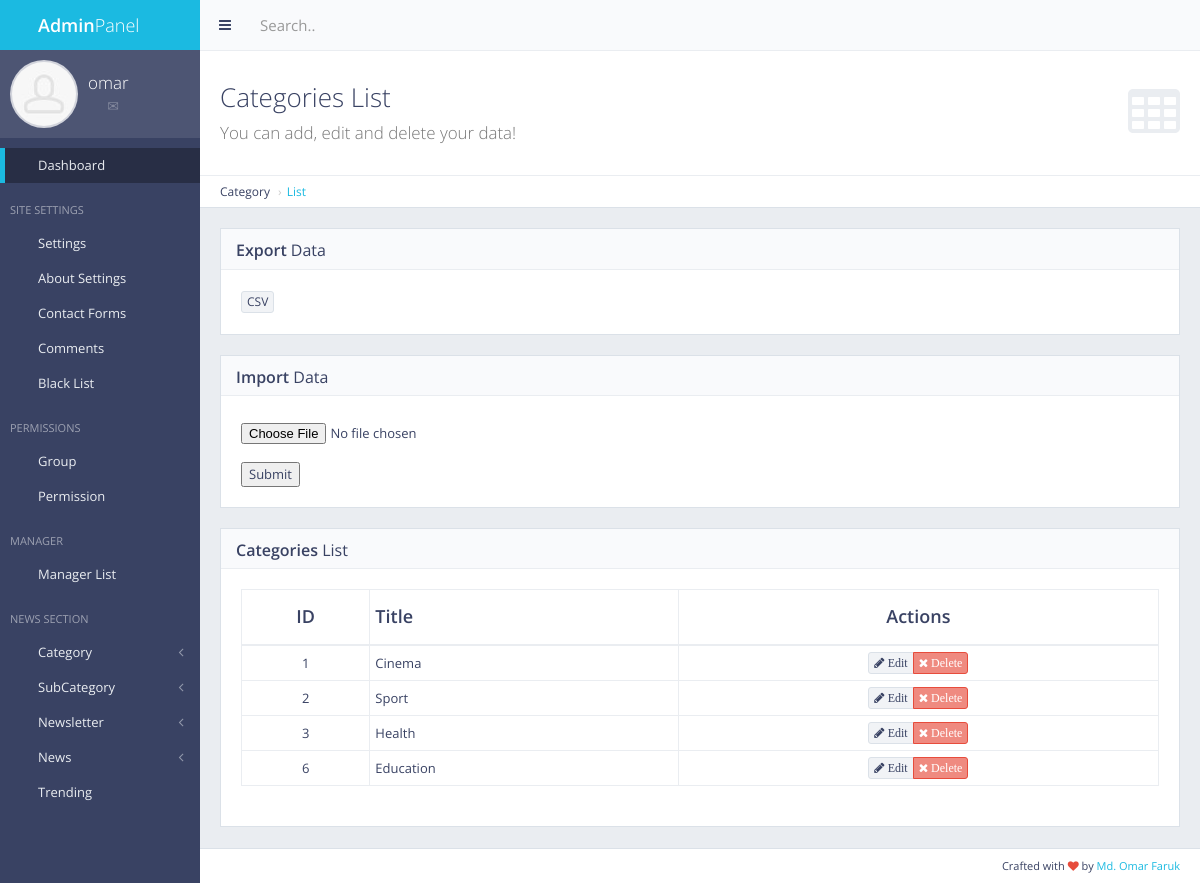
The app's page /panel/category/list/ (signed in) with its own data.
### cat/models.py (models this page shows, shortened)
class Cat(models.Model):
    name = models.CharField(max_length=50)
    count = models.IntegerField(default=0)  # To count how many news contains in an one category

### cat/views.py (the view)
# urls.py: url(r'^panel/category/list/$', views.cat_list, name='cat_list'),  ## For Admin Panel Category List
def cat_list(request):
    if not request.user.is_authenticated:
        return redirect('mylogin')
    cat = Cat.objects.all()
    return render(request, 'back/cat_list.html', {'cat':cat})

### main/templatetags/extra_auth.py (called while the page is built)
@register.filter(name='has_group')
def has_group(user, group_name):
    return user.groups.filter(name=group_name).exists()

### main/templates/back/cat_list.html (shortened to what this page needs)
{% extends 'back/master.html' %}
{% load static %}
{% block mainblock %}
<div class="content-header">
    <div class="header-section">
        <h1>
            <i class="fa fa-table"></i>Categories List<br><small>You can add, edit and delete your data!</small>
        </h1>
    </div>
</div>
<ul class="breadcrumb breadcrumb-top">
    <li>Category</li>
    <li><a href="/panel/category/list/">List</a></li>
</ul>
<div class="block full">
    <div class="block-title">
        <h2><strong>Export</strong> Data</h2>
    </div>
    <div class="table-responsive">
        <a href="{% url 'export_cat_csv' %}" data-toggle="tooltip" title="Export csv file" class="btn btn-xs btn-default"> CSV</a>
    </div>
</div>
<div class="block full">
    <div class="block-title">
        <h2><strong>Import</strong> Data</h2>
    </div>
    <form action="{% url 'import_cat_csv' %}" method="post" enctype="multipart/form-data">
        <div class="table-responsive">
            <input type="file" name="csv_file" id="csv_file">
            <br>
            <button type="submit">Submit</button>
        </div>
    </form>
</div>
<div class="block full">
    <div class="block-title">
        <h2><strong>Categories</strong> List</h2>
    </div>
    <div class="table-responsive">
        <table id="example-datatable" class="table table-vcenter table-condensed table-bordered">
            <thead>
                <tr>
                    <th class="text-center">ID</th>
                    <th>Title</th>
                    <th class="text-center">Actions</th>
                </tr>
            </thead>
            <tbody>
                {% for cc in cat %}
                <tr>
                    <td class="text-center">{{ cc.pk }}</td>
                    <td>{{ cc.name }}</td>
                    <td class="text-center">
                        <div class="btn-group">
                            <a href="javascript:void(0)" data-toggle="tooltip" title="Edit" class="btn btn-xs btn-default"><i class="fa fa-pencil"> Edit</i></a>
                            <a href="{% url 'news_delete' pk=cc.pk %}" data-toggle="tooltip" title="Delete" class="btn btn-xs btn-danger"><i class="fa fa-times"> Delete</i></a>
                        </div>
                    </td>
                </tr>
                {% endfor %}
            </tbody>
        </table>
    </div>
</div>
{% endblock %}

### main/templates/back/master.html (shortened to what this page needs)
{% load static %}
{% load extra_auth %}
{% if user.is_authenticated %}
<!DOCTYPE html>
 <html class="no-js" lang="en">
    <head>
        <link rel="stylesheet" href="{% static 'back/css/bootstrap.min.css' %}">
        <link rel="stylesheet" href="{% static 'back/css/plugins.css' %}">
        <link rel="stylesheet" href="{% static 'back/css/main.css' %}">
        <link rel="stylesheet" href="{% static 'back/css/themes.css' %}">
    </head>
    <body>
        <div id="page-wrapper">
            <div id="page-container" class="sidebar-partial sidebar-visible-lg sidebar-no-animations">
                <div id="sidebar">
                    <div id="sidebar-scroll">
                        <div class="sidebar-content">
                            <a href="/panel" class="sidebar-brand">
                                <i class="gi gi-flash"></i><span class="sidebar-nav-mini-hide"><strong>Admin</strong>Panel</span>
                            </a>
                            <div class="sidebar-section sidebar-user clearfix sidebar-nav-mini-hide">
                                <div class="sidebar-user-avatar">
                                    <a href="page_ready_user_profile.html">
                                        <img src="{% static 'back/img/placeholders/avatars/avatar2.jpg' %}" alt="avatar">
                                    </a>
                                </div>
                                <div class="sidebar-user-name">{{ request.user }}</div>
                                <div class="sidebar-user-links">
                                    <a href="page_ready_user_profile.html" data-toggle="tooltip" data-placement="bottom" title="Profile"><i class="gi gi-user"></i></a>
                                    <a href="page_ready_inbox.html" data-toggle="tooltip" data-placement="bottom" title="Messages"><i class="gi gi-envelope"></i></a>
                                    <a href="/panel/change/pass/" class="enable-tooltip" data-placement="bottom" title="Settings" ><i class="gi gi-cogwheel"></i></a>
                                    <a href="/logout" data-toggle="tooltip" data-placement="bottom" title="Logout"><i class="gi gi-exit"></i></a>
                                </div>
                            </div>
                        <ul class="sidebar-nav">
                            {% if perms.main.master_user %}
                            <li>
                                <a href="/panel" class=" active"><i class="gi gi-stopwatch sidebar-nav-icon"></i><span class="sidebar-nav-mini-hide">Dashboard</span></a>
                            </li>
                            {% endif %}
                {% if request.user|has_group:"masteruser" %}
                            <li class="sidebar-header">
                                <span class="sidebar-header-options clearfix"><a href="javascript:void(0)" data-toggle="tooltip" title="Quick Settings"><i class="gi gi-settings"></i></a></span>
                                <span class="sidebar-header-title">Site Settings</span>
                            </li>
                                <li>
                                    <a href="/panel/setting/" class=""><i class="gi gi-show_big_thumbnails sidebar-nav-icon"></i><span class="sidebar-nav-mini-hide">Settings</span></a>
                                </li>
                                <li>
                                    <a href="/panel/about/setting/" class=""><i class="gi gi-show_big_thumbnails sidebar-nav-icon"></i><span class="sidebar-nav-mini-hide">About Settings</span></a>
                                </li>
                                <li>
                                    <a href="/panel/contactform/" class=""><i class="gi gi-show_big_thumbnails sidebar-nav-icon"></i><span class="sidebar-nav-mini-hide">Contact Forms</span></a>
                                </li>
                            <li>
                                <a href="/comments/list/" class=""><i class="gi gi-show_big_thumbnails sidebar-nav-icon"></i><span class="sidebar-nav-mini-hide">Comments</span></a>
                            </li>
                        <li>
                            <a href="/blacklist/" class=""><i class="gi gi-show_big_thumbnails sidebar-nav-icon"></i><span class="sidebar-nav-mini-hide">Black List</span></a>
                        </li>
                <li class="sidebar-header">
                    <span class="sidebar-header-options clearfix"><a href="javascript:void(0)" data-toggle="tooltip" title="Quick Settings"><i class="gi gi-settings"></i></a></span>
                    <span class="sidebar-header-title">Permissions</span>
                </li>
                    <li>
                        <a href="/panel/manager/group/" class=""><i class="gi gi-show_big_thumbnails sidebar-nav-icon"></i><span class="sidebar-nav-mini-hide">Group</span></a>
                    </li>
                    <li>
                        <a href="/panel/manager/perms/" class=""><i class="gi gi-show_big_thumbnails sidebar-nav-icon"></i><span class="sidebar-nav-mini-hide">Permission</span></a>
                    </li>
                    <li class="sidebar-header">
                        <span class="sidebar-header-options clearfix"><a href="javascript:void(0)" data-toggle="tooltip" title="Quick Settings"><i class="gi gi-settings"></i></a></span>
                        <span class="sidebar-header-title">Manager</span>
                    </li>
                        <li>
                            <a href="/panel/manager/list/" class=""><i class="gi gi-show_big_thumbnails sidebar-nav-icon"></i><span class="sidebar-nav-mini-hide">Manager List</span></a>
                        </li>
                {% endif %}
                        <li class="sidebar-header">
                            <span class="sidebar-header-options clearfix"><a href="javascript:void(0)" data-toggle="tooltip" title="Quick Settings"><i class="gi gi-settings"></i></a></span>
                            <span class="sidebar-header-title">News Section</span>
                        </li>
                {% if request.user|has_group:"masteruser" %}
                        <li>
                            <a href="#" class="sidebar-nav-menu"><i class="fa fa-angle-left sidebar-nav-indicator sidebar-nav-mini-hide"></i><i class="gi gi-show_big_thumbnails sidebar-nav-icon"></i><span class="sidebar-nav-mini-hide">Category</span></a>
                        </li>
                        <li>
                            <a href="#" class="sidebar-nav-menu"><i class="fa fa-angle-left sidebar-nav-indicator sidebar-nav-mini-hide"></i><i class="gi gi-show_big_thumbnails sidebar-nav-icon"></i><span class="sidebar-nav-mini-hide">SubCategory</span></a>
                        </li>
                    <li>
                        <a href="#" class="sidebar-nav-menu"><i class="fa fa-angle-left sidebar-nav-indicator sidebar-nav-mini-hide"></i><i class="gi gi-show_big_thumbnails sidebar-nav-icon"></i><span class="sidebar-nav-mini-hide">Newsletter</span></a>
                    </li>
                {% endif %}
                                <li>
                                    <a href="#" class="sidebar-nav-menu"><i class="fa fa-angle-left sidebar-nav-indicator sidebar-nav-mini-hide"></i><i class="gi gi-show_big_thumbnails sidebar-nav-icon"></i><span class="sidebar-nav-mini-hide">News</span></a>
                                </li>
                {% if request.user|has_group:"masteruser" %}
                            <li>
                                <a href="/panel/trending/" class=""><i class="gi gi-show_big_thumbnails sidebar-nav-icon"></i><span class="sidebar-nav-mini-hide">Trending</span></a>
                            </li>
                {% endif %}
                            </ul>
                        </div>
                    </div>
                </div>
                <div id="main-container">
                    <header class="navbar navbar-default">
                        <ul class="nav navbar-nav-custom">
                            <li>
                                <a href="javascript:void(0)" onclick="App.sidebar('toggle-sidebar');this.blur();">
                                    <i class="fa fa-bars fa-fw"></i>
                                </a>
                            </li>
                        </ul>
                        <form action="page_ready_search_results.html" method="post" class="navbar-form-custom">
                            <div class="form-group">
                                <input type="text" id="top-search" name="top-search" class="form-control" placeholder="Search..">
                            </div>
                        </form>
                    </header>
                    <div id="page-content">
                    {% block mainblock %}
                    {% endblock %}
                    </div>
                    <footer class="clearfix">
                        <div class="pull-right">
                            Crafted with <i class="fa fa-heart text-danger"></i> by <a href="" target="_blank">Md. Omar Faruk</a>
                        </div>
                    </footer>
                </div>
            </div>
        </div>
    </body>
</html>
{% else %}
Please Login
{% endif %}

### records on screen
Cat: pk "1", name "Cinema"
Cat: pk "2", name "Sport"
Cat: pk "3", name "Health"
Cat: pk "6", name "Education"

### other values on screen
{{ request.user }} "omar"
